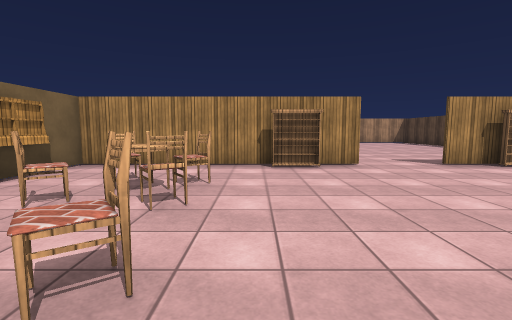
[1] (above)

19 first-person views from a walk through a Unity game level. The camera is 1.3 m above the floor, tilts 6° down and sees 85° across. The floor is counted in squares, 1.8 m on a side. Each view is taken from the middle of a square. On the plan, view 1 faces up. The plan holds only what a view shows up to about 10 squares ahead; the rest is blank. The player character is not drawn. Surface patterns are stand-ins for the level's own textures.

[2]
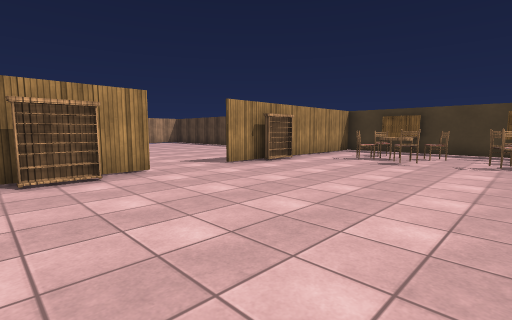

[3]
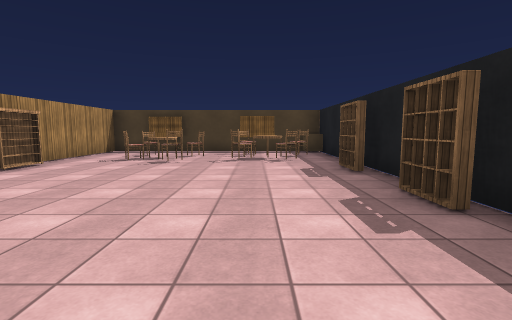

[4]
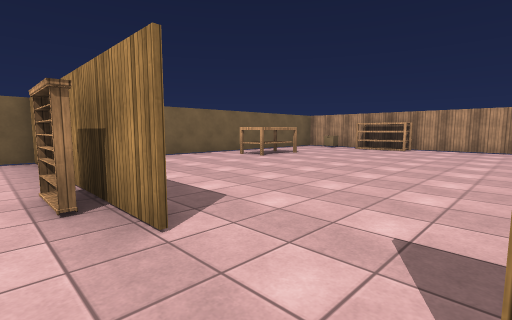

[5]
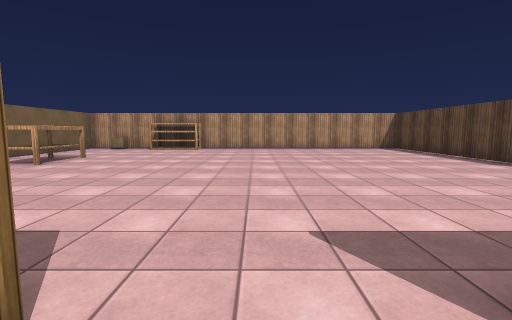

[6]
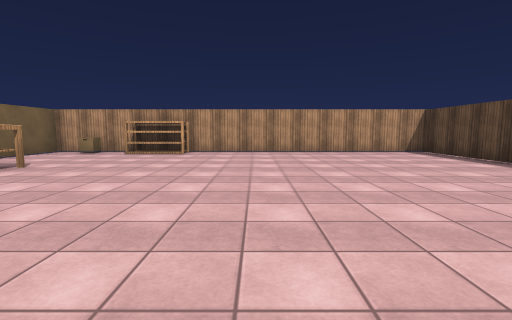

[7]
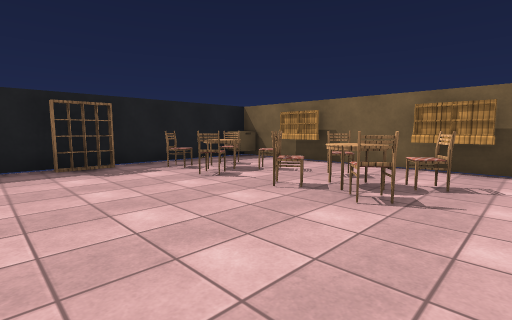

[8]
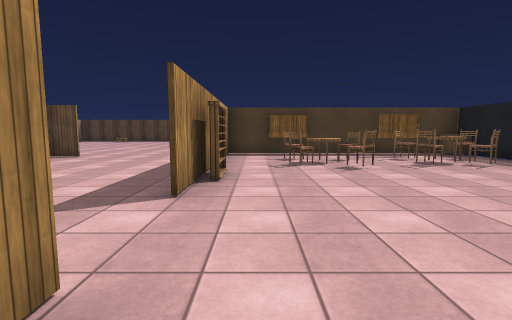

[9]
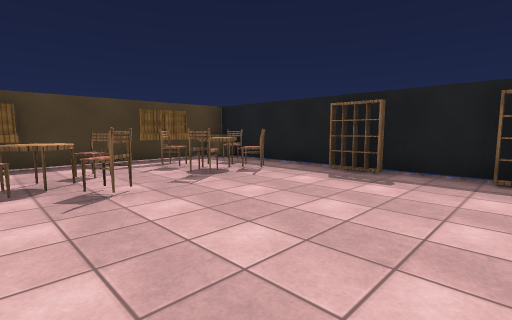

[10]
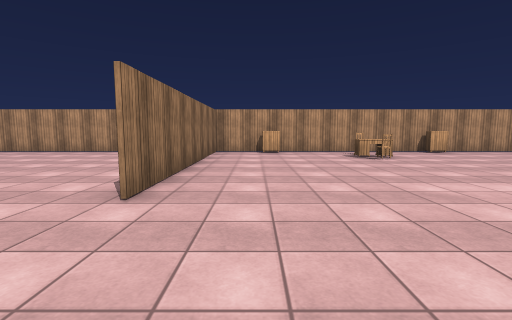

[11]
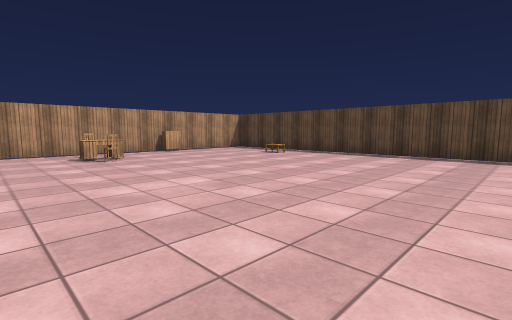

[12]
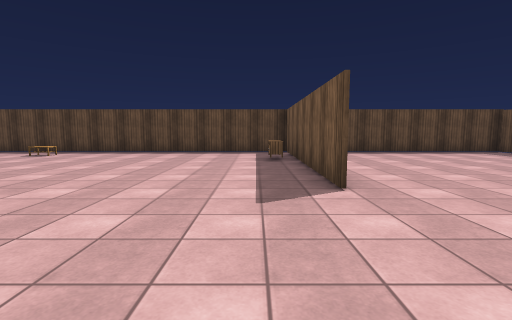

[13]
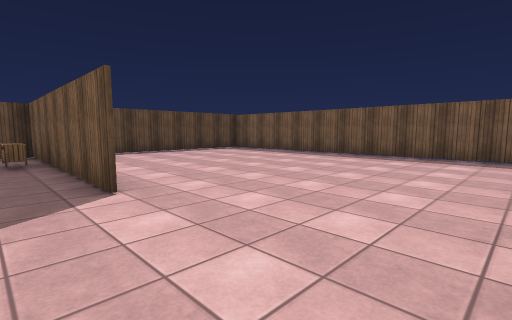

[14]
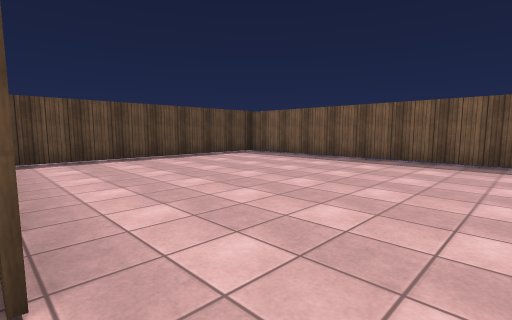

[15]
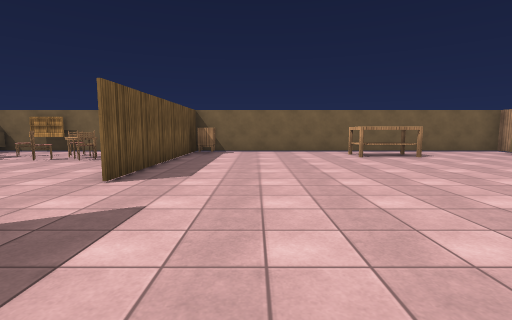

[16]
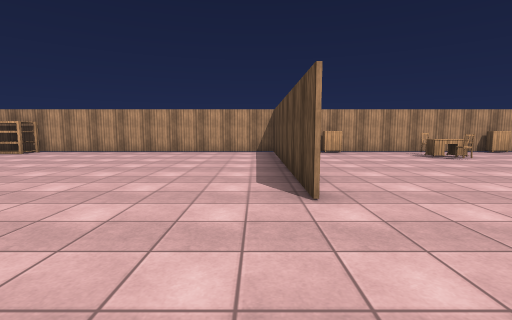

[17]
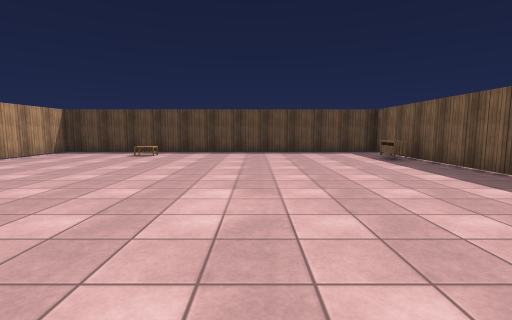

[18]
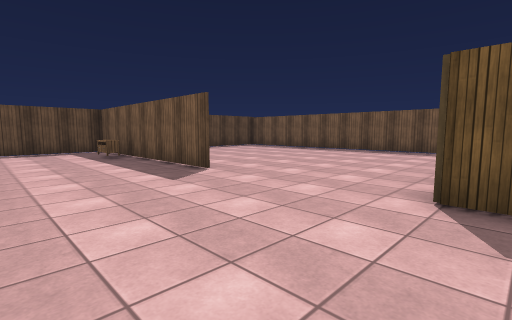

[19]
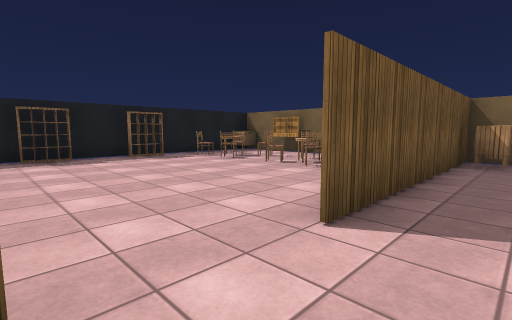

### Floor plan
Ten units are one square. View 1 is at (0, 0); x grows to the right and y downward. Boxes are objects, and circles mark ways between rooms. Rooms are numbered by the first view taken in them; rooms with no view inside come last. Other rooms are left out.
<svg viewBox="-43 -170 242 190">
<path fill="none" stroke="#000" d="M22 -59 -38 -59 22 -59M90 -59 97 -59M86 -97 86 -164M-16 -164 -37 -164 -37 12 101 12M96 12 96 -59 39 -59M89 -164 7 -164M132 -59 194 -59M101 12 193 12 193 -164 89 -164M87 -164 87 -97"/>
<rect x="-35" y="5" width="10" height="10" fill="#bbb"><title>box</title></rect>
<rect x="-35" y="-15" width="10" height="10" fill="#bbb"><title>shelf</title></rect>
<rect x="-35" y="-45" width="10" height="10" fill="#bbb"><title>shelf</title></rect>
<rect x="-35" y="-65" width="10" height="10" fill="#bbb"><title>other object</title></rect>
<rect x="-25" y="-5" width="10" height="10" fill="#bbb"><title>chair</title></rect>
<rect x="-25" y="-15" width="10" height="10" fill="#bbb"><title>chair</title></rect>
<rect x="-25" y="-35" width="10" height="10" fill="#bbb"><title>chair</title></rect>
<rect x="-25" y="-45" width="10" height="10" fill="#bbb"><title>chair</title></rect>
<rect x="-25" y="-125" width="10" height="20" fill="#bbb"><title>table</title></rect>
<rect x="-25" y="-165" width="10" height="10" fill="#bbb"><title>box</title></rect>
<rect x="-15" y="-5" width="10" height="10" fill="#bbb"><title>chair</title></rect>
<rect x="-15" y="-15" width="10" height="10" fill="#bbb"><title>chair</title></rect>
<rect x="-15" y="-35" width="10" height="10" fill="#bbb"><title>chair</title></rect>
<rect x="-15" y="-45" width="10" height="10" fill="#bbb"><title>chair</title></rect>
<rect x="-15" y="-165" width="20" height="10" fill="#bbb"><title>shelf</title></rect>
<rect x="5" y="5" width="10" height="10" fill="#bbb"><title>shelf</title></rect>
<rect x="5" y="-65" width="10" height="10" fill="#bbb"><title>bookshelf</title></rect>
<rect x="25" y="5" width="10" height="10" fill="#bbb"><title>shelf</title></rect>
<rect x="45" y="5" width="10" height="10" fill="#bbb"><title>shelf</title></rect>
<rect x="45" y="-65" width="10" height="10" fill="#bbb"><title>bookshelf</title></rect>
<rect x="55" y="-35" width="10" height="10" fill="#bbb"><title>chair</title></rect>
<rect x="65" y="-5" width="10" height="10" fill="#bbb"><title>chair</title></rect>
<rect x="65" y="-15" width="10" height="10" fill="#bbb"><title>chair</title></rect>
<rect x="65" y="-45" width="10" height="10" fill="#bbb"><title>chair</title></rect>
<rect x="75" y="-5" width="10" height="10" fill="#bbb"><title>chair</title></rect>
<rect x="75" y="-15" width="10" height="10" fill="#bbb"><title>chair</title></rect>
<rect x="75" y="-35" width="10" height="10" fill="#bbb"><title>chair</title></rect>
<rect x="75" y="-45" width="10" height="10" fill="#bbb"><title>chair</title></rect>
<rect x="85" y="5" width="10" height="10" fill="#bbb"><title>box</title></rect>
<rect x="85" y="-15" width="10" height="10" fill="#bbb"><title>shelf</title></rect>
<rect x="85" y="-45" width="10" height="10" fill="#bbb"><title>shelf</title></rect>
<rect x="95" y="-165" width="10" height="10" fill="#bbb"><title>cabinet</title></rect>
<rect x="125" y="-145" width="10" height="10" fill="#bbb"><title>chair</title></rect>
<rect x="125" y="-155" width="10" height="10" fill="#bbb"><title>other object</title></rect>
<rect x="155" y="-165" width="10" height="10" fill="#bbb"><title>cabinet</title></rect>
<rect x="165" y="-65" width="10" height="10" fill="#bbb"><title>other object</title></rect>
<circle cx="90" cy="-80" r="3" fill="#2a7"/>
<text x="30" y="-70">1</text>
<text x="150" y="-80">2</text>
</svg>
Room 1 opens to room 2.

Where each view was taken, in squares from view 1:
view 1: 0 up, 0 right, facing up
view 2: 1 up, 0 right, facing up-right
view 3: 1 up, 0 right, facing right
view 4: 5 up, 4 right, facing up-left
view 5: 5 up, 3 right, facing up
view 6: 7 up, 3 right, facing up
view 7: 5 up, 2 right, facing down-left
view 8: 5 up, 1 right, facing right
view 9: 4 up, 3 right, facing down-right
view 10: 7 up, 10 right, facing up
view 11: 7 up, 11 right, facing up-right
view 12: 7 up, 10 right, facing right
view 13: 7 up, 10 right, facing down-right
view 14: 6 up, 12 right, facing down-right
view 15: 8 up, 6 right, facing left
view 16: 7 up, 8 right, facing up
view 17: 10 up, 10 right, facing right
view 18: 9 up, 9 right, facing down-right
view 19: 7 up, 4 right, facing down-left
